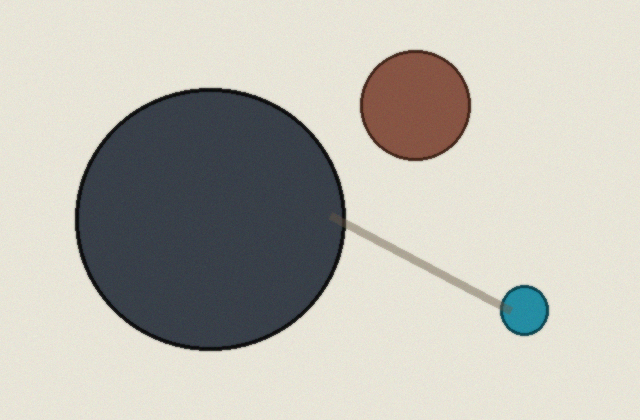
#> input picture tests/data/counterweight.png, 640 x 420 px
$ python -i baseline.py   (imports and definitions only)
#> lines starting #> are read from the running program, lines starting #| are printed output that depends on the picture
### src/parallax_notan/colour.py
"""Image loading, luminance and OKLab chroma.

These match the Image Structure Reader's own helpers exactly for 8-bit images (see
tests/test_parity.py). `load_rgb` additionally reads 16-bit and float files correctly,
which the ISR's loader does not.
"""
from __future__ import annotations

from pathlib import Path

import numpy as np
from PIL import Image, ImageOps


# [15 lines left out: function load_rgb, not called in this run]


def ensure_rgb01(image) -> np.ndarray:
    """Return float32 RGB in [0, 1] from a path, a greyscale array, RGB or RGBA (0-1 or 0-255)."""
    if isinstance(image, (str, Path)):
        return load_rgb(image)
    arr = np.asarray(image)
    if arr.ndim == 2:
        arr = np.repeat(arr[:, :, None], 3, axis=2)
    if arr.ndim != 3:
        raise ValueError(f"Expected image with 2 or 3 dimensions, got {arr.shape}")
    if arr.shape[2] == 4:
        arr = arr[:, :, :3]
    if arr.shape[2] != 3:
        raise ValueError(f"Expected RGB/RGBA image, got {arr.shape}")
    arr = arr.astype(np.float32)
    if arr.max(initial=0) > 1.5:
        arr /= 255.0
    return np.clip(arr, 0.0, 1.0)


def luminance(rgb: np.ndarray) -> np.ndarray:
    """Rec. 709 luma on display (gamma-encoded) values, in [0, 1]."""
    rgb = ensure_rgb01(rgb)
    return np.clip(0.2126 * rgb[:, :, 0] + 0.7152 * rgb[:, :, 1] + 0.0722 * rgb[:, :, 2], 0, 1)


def _degamma(c: np.ndarray) -> np.ndarray:
    return np.where(c <= 0.04045, c / 12.92, ((c + 0.055) / 1.055) ** 2.4)
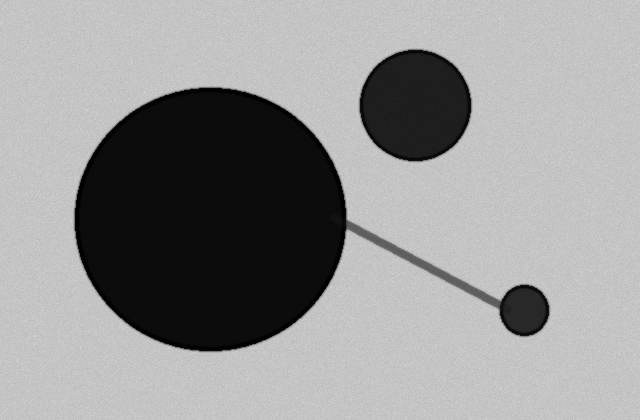
#> returned value: shape (420, 640) float64; min 0.00212, max 0.839, mean 0.588


def rgb_to_lms(rgb: np.ndarray) -> tuple[np.ndarray, np.ndarray, np.ndarray]:
    """Linear sRGB to LMS with the matrix from Ottosson's OKLab paper."""
    r = _degamma(rgb[:, :, 0].astype(np.float64))
    g = _degamma(rgb[:, :, 1].astype(np.float64))
    b = _degamma(rgb[:, :, 2].astype(np.float64))
    L = 0.4122214708 * r + 0.5363325363 * g + 0.0514459929 * b
    M = 0.2119034982 * r + 0.6806995451 * g + 0.1073969566 * b
    S = 0.0883024619 * r + 0.2817188376 * g + 0.6299787005 * b
    return L, M, S


# [8 lines left out: function oklab_chroma, not called in this run]

### tests/baseline.py
"""The comparison: an edge/tone/chroma blend mass, the common way to build a "mass" map.

Sobel edges, local tone deviation and chroma, each percentile-normalised, blended
0.42 / 0.32 / 0.26 and lightly smoothed. Gradient-led blends like this one break a
textured shape into fragments. The Notan gate shows how much less Notan is fooled.
"""
import numpy as np
from scipy import ndimage as ndi
from skimage import filters

from parallax_notan.colour import ensure_rgb01, luminance, rgb_to_lms


def _robust01(x, lo=2.0, hi=98.0):
    x = np.asarray(x, dtype=np.float32)
    a, b = np.percentile(x, [lo, hi])
    if b <= a + 1e-9:
        return np.zeros_like(x, dtype=np.float32)
    return np.clip((x - a) / (b - a), 0, 1).astype(np.float32)


def blend_mass(image) -> np.ndarray:
    rgb = ensure_rgb01(image)
    lum = luminance(rgb)
    L, M, S = rgb_to_lms(rgb)
    l_, m_, s_ = (np.cbrt(np.clip(c, 0, None)) for c in (L, M, S))
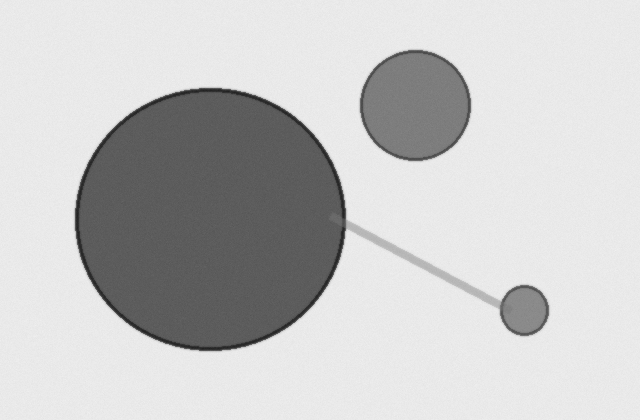
#> l_: shape (420, 640) float64; min 0.129, max 0.943, mean 0.779
    a = (1.9779984951 * l_ - 2.4285922050 * m_ + 0.4505937099 * s_).astype(np.float32)
    b = (0.0259040371 * l_ + 0.7827717662 * m_ - 0.8086757660 * s_).astype(np.float32)
    chroma = _robust01(np.sqrt(a ** 2 + b ** 2))
#> in _robust01, `a, b = np.percentile(x, [lo, hi])`: a = 1.3e-08; b = 3.46e-08
    edge = _robust01(filters.sobel(lum))
#> call 2 of _robust01, with lo = 2, hi = 98
#> in _robust01 (call 2), `x = np.asarray(x, dtype=np.float32)`:
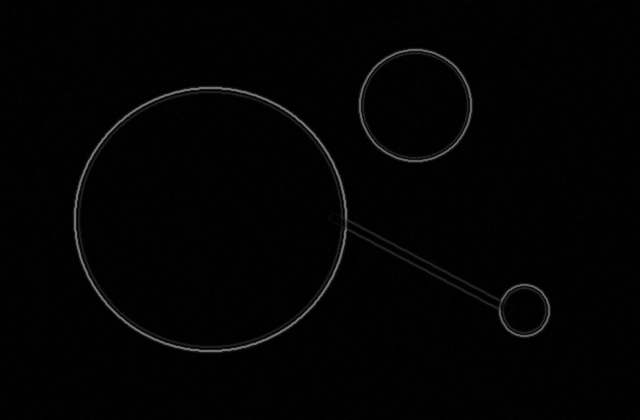
#> x: shape (420, 640) float32; min 0, max 0.506, mean 0.0129
#> in _robust01 (call 2), `a, b = np.percentile(x, [lo, hi])`: a = 0.00098; b = 0.113
    tone = _robust01(np.abs(lum - filters.gaussian(lum, sigma=12, preserve_range=True)))
#> call 3 of _robust01, with lo = 2, hi = 98
#> in _robust01 (call 3), `x = np.asarray(x, dtype=np.float32)`:
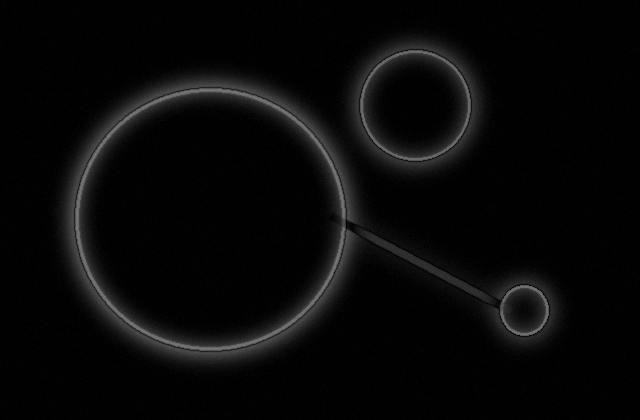
#> x: shape (420, 640) float32; min 0, max 0.474, mean 0.0353
#> in _robust01 (call 3), `a, b = np.percentile(x, [lo, hi])`: a = 0.000286; b = 0.277
    mass = _robust01(0.42 * edge + 0.32 * tone + 0.26 * chroma)
#> call 4 of _robust01, with lo = 2, hi = 98
#> in _robust01 (call 4), `x = np.asarray(x, dtype=np.float32)`:
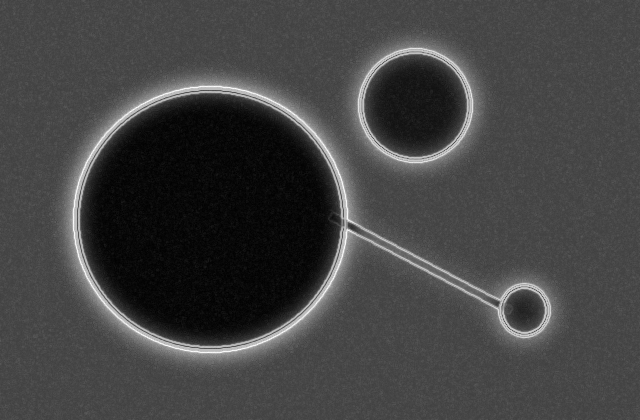
#> x: shape (420, 640) float32; min 0.00691, max 0.99, mean 0.265
#> in _robust01 (call 4), `a, b = np.percentile(x, [lo, hi])`: a = 0.0189; b = 0.732
#> in _robust01 (call 4), `return np.clip((x - a) / (b - a), 0, 1).astype(np.float32)`:
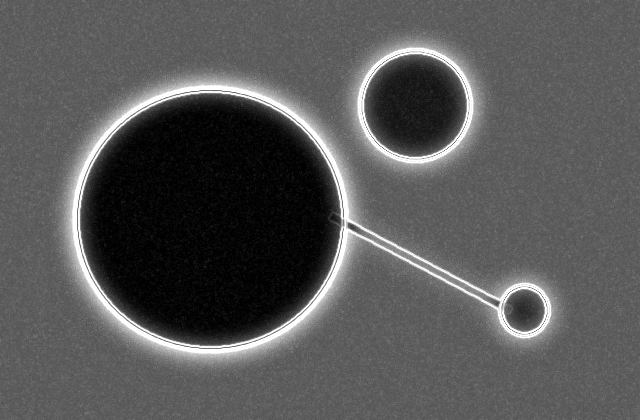
#> returned value: shape (420, 640) float32; min 0, max 1, mean 0.343
    return _robust01(ndi.gaussian_filter(mass, sigma=1.2))
#> in _robust01 (call 5), `a, b = np.percentile(x, [lo, hi])`: a = 0.0137; b = 0.877
#> in _robust01 (call 5), `return np.clip((x - a) / (b - a), 0, 1).astype(np.float32)`:
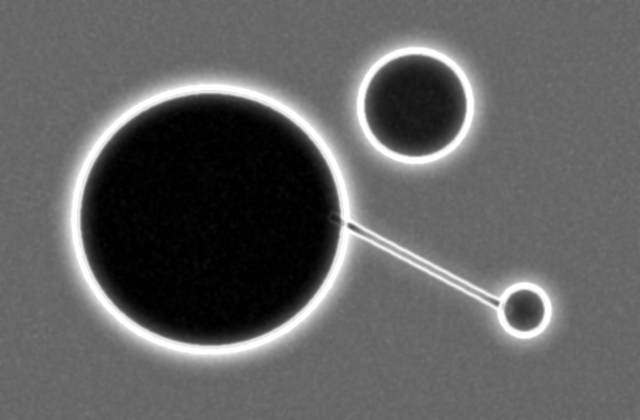
#> returned value: shape (420, 640) float32; min 0, max 1, mean 0.38

>>> import cv2
>>> picture = cv2.imread('data/counterweight.png', cv2.IMREAD_GRAYSCALE)
>>> result = blend_mass(picture)
